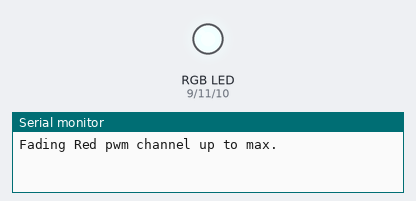
A sketch run on a simulated Arduino Uno, built with avr-gcc and run on an emulated ATmega328P. Shown: an RGB LED mixed from three pins (HIGH = lit), the last lines printed to the serial monitor.

Above: at 0.15 s.
At 10.14 s:
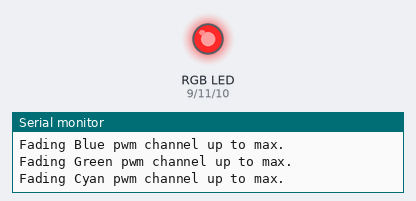
At 12.81 s:
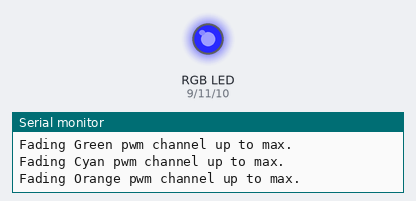
At 19.9 s:
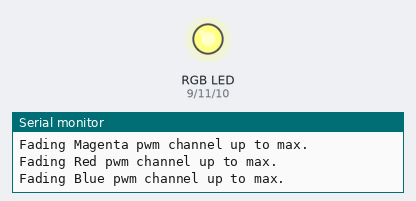
At 29.65 s:
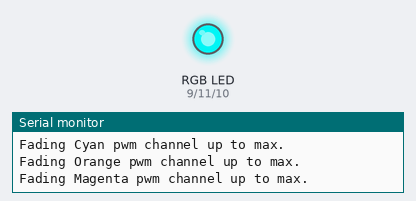
At 39.45 s:
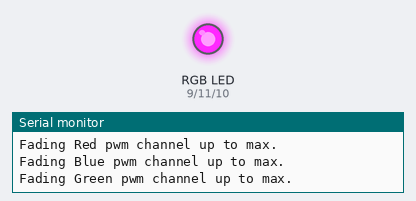
Timing chart, 0 to 40.0 s (numbered marks = the images above):
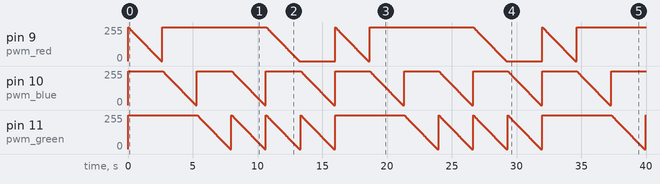

Measured:
- by itself, pin 10 (pwm_blue): ramps from 255/255 to 0/255 and jumps back, once every 5.3 s
- by itself, pin 11 (pwm_green): moves between 0/255 and 255/255, repeating every 2.7 s

The sketch:

FadeUpRBGCOM.ino
```cpp
int pwm_red = 9;
int pwm_blue = 10;
int pwm_green = 11;
int i;

void setup()
{
pinMode(pwm_red, OUTPUT);
pinMode(pwm_blue, OUTPUT);
pinMode(pwm_green, OUTPUT);

Serial.begin(9600);
}

void loop()
{

// RED
Serial.println("Fading Red pwm channel up to max.");
analogWrite(pwm_blue, 255);
analogWrite(pwm_green, 255);
for (i=255; i>=0; i--)
{
analogWrite(pwm_red, i);
delay(10);
}
delay(100);
// BLUE
Serial.println("Fading Blue pwm channel up to max.");
analogWrite(pwm_red, 255);
analogWrite(pwm_green, 255);
for (i=255; i>=0; i--)
{
analogWrite(pwm_blue, i);
delay(10);
}
delay(100);
// GREEN
Serial.println("Fading Green pwm channel up to max.");
analogWrite(pwm_red, 255);
analogWrite(pwm_blue, 255);
for (i=255; i>=0; i--)
{
analogWrite(pwm_green, i);
delay(10);
}

// Two Color
delay(100);
// Cyan
Serial.println("Fading Cyan pwm channel up to max.");
analogWrite(pwm_red, 255);
for (i=255; i>=0; i--)
{
analogWrite(pwm_blue, i);
analogWrite(pwm_green, i);
delay(10);
}
delay(100);
// Orange
Serial.println("Fading Orange pwm channel up to max.");
analogWrite(pwm_blue, 255);
for (i=255; i>=0; i--)
{
analogWrite(pwm_red, i);
analogWrite(pwm_green, i);
delay(10);
}
delay(100);
// Magenta
Serial.println("Fading Magenta pwm channel up to max.");
analogWrite(pwm_green, 255);
for (i=255; i>=0; i--)
{
analogWrite(pwm_blue, i);
analogWrite(pwm_green, i);
delay(10);
}
delay(100);
}
```
